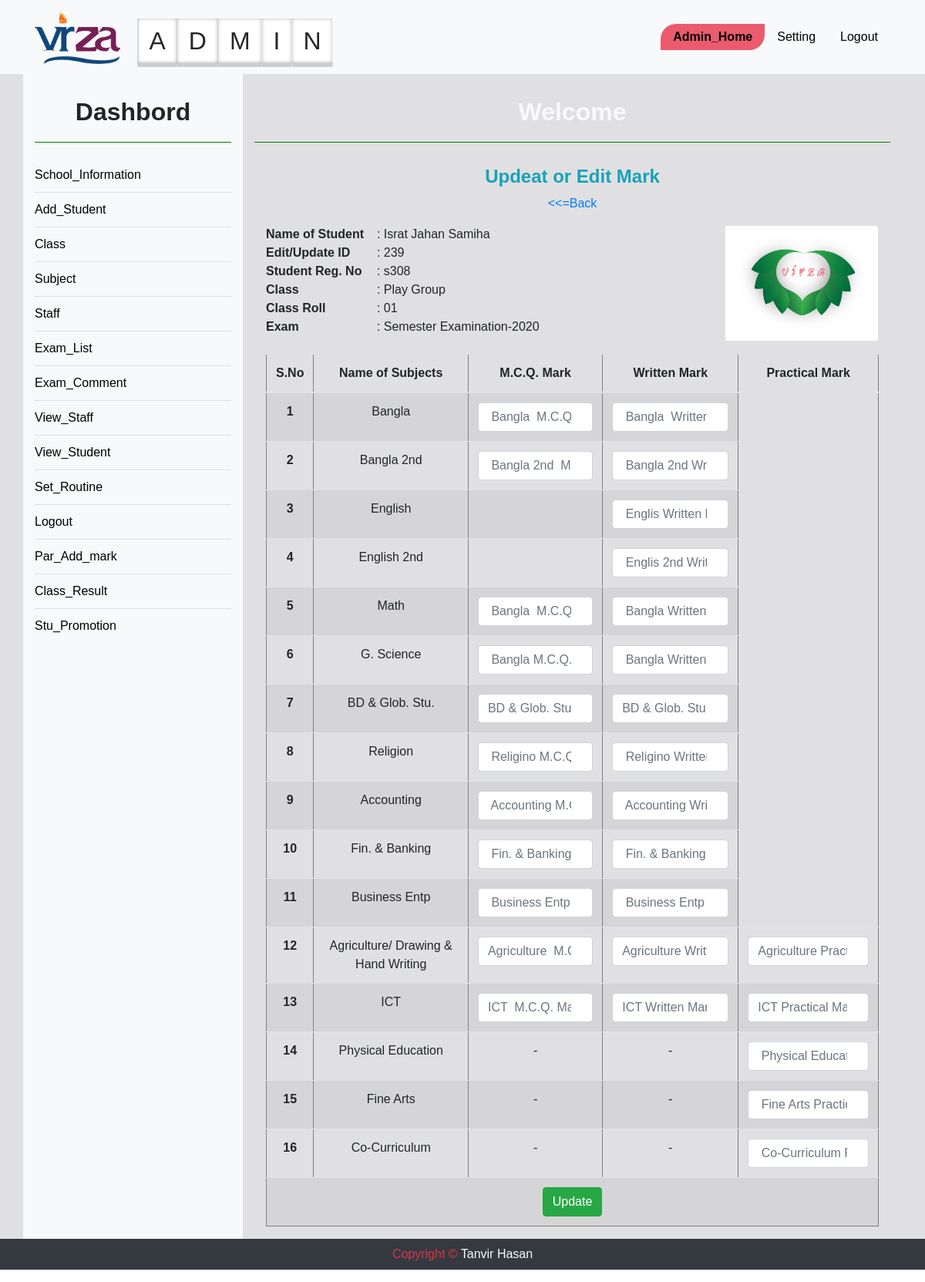
Page /admin_edit_semester_mark.php?editid=239 on the committed database.
### tables this page shows
CREATE TABLE `smark` (
  `SMID` int(11) NOT NULL,
  `REGNO` varchar(100) NOT NULL,
  `CRNO` varchar(500) NOT NULL,
  `NAME` varchar(100) NOT NULL,
  `IMG` varchar(500) NOT NULL,
  `TERM` varchar(100) NOT NULL,
  `CLASS` varchar(100) NOT NULL,
  `SEC` varchar(99) NOT NULL,
  `BTU` varchar(100) NOT NULL,
  `BAN` varchar(100) NOT NULL,
  `ETU` varchar(100) NOT NULL,
  `ENG` varchar(100) NOT NULL,
  `MTU` varchar(100) NOT NULL,
  `MAT` varchar(100) NOT NULL,
  `STU` varchar(100) NOT NULL,
  `SCI` varchar(100) NOT NULL,
  `SOTU` varchar(100) NOT NULL,
  `SOC` varchar(100) NOT NULL,
  `RTU` varchar(100) NOT NULL,
  `REL` varchar(100) NOT NULL,
  `ATU` varchar(100) NOT NULL,
  `AOB` varchar(100) NOT NULL,
  `AGR` varchar(100) NOT NULL,
  `ICT` varchar(100) NOT NULL,
  `BOB` varchar(100) NOT NULL,
  `BDTU` varchar(100) NOT NULL,
  `BD` varchar(100) NOT NULL,
  `BDBO` varchar(100) NOT NULL,
  `EDTU` varchar(100) NOT NULL,
  `ED` varchar(100) NOT NULL,
  `MOB` varchar(100) NOT NULL,
  `ROB` varchar(100) NOT NULL,
  `GOB` varchar(100) NOT NULL,
  `SOB` varchar(100) NOT NULL,
  `ACTU` varchar(100) NOT NULL,
  `ACC` varchar(100) NOT NULL,
  `ACOB` varchar(100) NOT NULL,
  `FTU` varchar(100) NOT NULL,
  `FIN` varchar(100) NOT NULL,
  `FOB` varchar(100) NOT NULL,
  `BUTU` varchar(100) NOT NULL,
  `BUS` varchar(100) NOT NULL,
  `BUOB` varchar(100) NOT NULL,
  `IOB` varchar(100) NOT NULL,
  `ICK` varchar(100) NOT NULL,
  `PHK` varchar(100) NOT NULL,
  `CAK` varchar(100) NOT NULL,
  `AGK` varchar(100) NOT NULL,
  `FIK` varchar(100) NOT NULL
);

### admin_edit_semester_mark.php (the view, shortened to what this page needs)
<?php
	include "database.php";
$editid = $_GET['editid'];
 ?>
<?php include "admin_header.php"; ?>
<div class="container_full  d_back " style ='margin-top: 0px;'>
	<div class="container text-center">
		<div class="row" id="vir">
	<?php include "sidebar.php"; ?>
			<div class="col-md-9">
				<h2 class="text-light">Welcome </h2>
				<div class="row">
					<div class="col-md-12 fix">
						<h4><b class="text-info">Updeat or Edit Mark</b></h4>
						<a href="view_class_result.php"> <<=Back </a>
						<div class="container">
							<?php
$query = "SELECT * FROM smark WHERE SMID= '$editid' ";
$edit = $db->query($query);
while ($result = $edit->fetch_assoc()) {
 ?>
 <div class="row ">
    <div class="col-sm-6 text-left">
 		<table class="mt-3" style="width:100%">
		    <tbody>
		      <tr>
		      	<th>Name of Student</th>
		        <td>: <?php echo $result['NAME'] ?></td>
		      </tr>
		      <tr class=''>
		      	<th>Edit/Update ID</th>
		        <td >: <?php echo $result['SMID'] ?></td>
		      </tr>
		      <tr>
		      	<th>Student Reg. No</th>
		        <td>: <?php echo $result['REGNO'] ?></td>
		      </tr>
		      <tr>
		      	<th>Class</th>
		        <td>: <?php echo $result['CLASS'] ?></td>
		      </tr>
		      <tr>
		      	<th>Class Roll</th>
		        <td>: <?php echo $result['CRNO'] ?></td>
		      </tr>
		      <tr>
		      	<th>Exam</th>
		        <td>: <?php echo $result['TERM'] ?></td>
		      </tr>
		     </tbody>
		 </table>
	</div>
    <div class="col-sm-6 text-right mt-3">
     <img src='<?php echo $result['IMG'] ?>' class="img-thumbnail" alt="Trulli" width="200" height="200" >
    </div>
</div>
							<table border="1px" class="mt-3 table table-striped">
								<thead>
								    <tr>
								      <th scope="col">S.No</th>
								      <th scope="col">Name of Subjects</th>
								      <th scope="col"> M.C.Q. Mark</th>
									  <th  colspan="">Written Mark</th>
									  <th  colspan="">Practical Mark</th>
								    </tr>
							  </thead>
							  <tbody>
							  	<form enctype='multipart/form-data' role='form' method='post' action=' '>
								    <tr>
								      <th scope="row">1</th>
								      <td>Bangla</td>
								      <td><input type="number" class="form-control" id="bob" placeholder=" Bangla  M.C.Q. Mark" name="bob" value="<?php echo $result['BOB'] ?>"></td>
								      <td><input type="number" class="form-control" id="b" placeholder=" Bangla  Written Mark" name="b" value="<?php echo $result['BAN'] ?>"></td>
								    </tr>
								    <tr>
								      <th scope="row">2</th>
								      <td>Bangla 2nd</td>
								      <td><input type="number" class="form-control" id="bdob" placeholder=" Bangla 2nd  M.C.Q. Mark" name="bdob" value="<?php echo $result['BDBO'] ?>"></td>
								      <td><input type="number" class="form-control" id="bd" placeholder=" Bangla 2nd Written Mark" name="bd" value="<?php echo $result['BD'] ?>"></td>
								    </tr>
								    <tr>
								      <th scope="row">3</th>
								      <td>English</td>
								      <td></td>
								      <td><input type="number" class="form-control" id="e" placeholder=" Englis Written Mark" name="e" value="<?php echo $result['ENG'] ?>"></td>
								    </tr>
								    <tr>
								      <th scope="row">4</th>
								      <td>English 2nd</td>
								      <td></td>
								      <td><input type="number" class="form-control" id="ed" placeholder=" Englis 2nd Written Mark" name="ed" value="<?php echo $result['ED'] ?>"></td>
								    </tr>
								    <tr>
								      <th scope="row">5</th>
								      <td>Math</td>
								      <td><input type="number" class="form-control" id="mob" placeholder=" Bangla  M.C.Q. Mark" name="mob" value="<?php echo $result['MOB'] ?>"></td>
								      <td><input type="number" class="form-control" id="m" placeholder=" Bangla Written Mark" name="m" value="<?php echo $result['MAT'] ?>"></td>
								    </tr>
								    <tr>
								      <th scope="row">6</th>
								      <td>G. Science</td>
								      <td><input type="number" class="form-control" id="gob" placeholder=" Bangla M.C.Q. Mark" name="gob" value="<?php echo $result['GOB'] ?>"></td>
								      <td><input type="number" class="form-control" id="s" placeholder=" Bangla Written Mark" name="s" value="<?php echo $result['SCI'] ?>"></td>
								    </tr>
								    <tr>
								      <th scope="row">7</th>
								      <td>BD & Glob. Stu.</td>
								      <td><input type="number" class="form-control" id="sob" placeholder="BD & Glob. Stu. M.C.Q. Mark" name="sob" value="<?php echo $result['SOB'] ?>"></td>
								      <td><input type="number" class="form-control" id="so" placeholder="BD & Glob. Stu. Written Mark" name="so" value="<?php echo $result['SOC'] ?>"></td>
								    </tr>
								    <tr>
								      <th scope="row">8</th>
								      <td>Religion</td>
								      <td><input type="number" class="form-control" id="rob" placeholder=" Religino M.C.Q. Mark" name="rob" value="<?php echo $result['ROB'] ?>"></td>
								      <td><input type="number" class="form-control" id="r" placeholder=" Religino Written Mark" name="r" value="<?php echo $result['REL'] ?>"></td>
									</tr>
								    <tr>
								      <th scope="row">9</th>
								      <td>Accounting</td>
								      <td><input type="number" class="form-control" id="acob" placeholder=" Accounting M.C.Q. Mark" name="acob" value="<?php echo $result['ACOB'] ?>"></td>
								      <td><input type="number" class="form-control" id="acc" placeholder=" Accounting Written Mark" name="acc" value="<?php echo $result['ACC'] ?>"></td>
								    </tr>
								    <tr>
								      <th scope="row">10</th>
								      <td>Fin. & Banking</td>
								      <td><input type="number" class="form-control" id="fob" placeholder=" Fin. & Banking M.C.Q. Mark" name="fob" value="<?php echo $result['FOB'] ?>"></td>
								      <td><input type="number" class="form-control" id="fin" placeholder=" Fin. & Banking Written Mark" name="fin" value="<?php echo $result['FIN'] ?>"></td>
									</tr>
								    <tr>
								      <th scope="row">11</th>
								      <td>Business Entp</td>
								      <td><input type="number" class="form-control" id="buob" placeholder=" Business Entp M.C.Q. Mark" name="buob" value="<?php echo $result['BUOB'] ?>"></td>
								      <td><input type="number" class="form-control" id="bus" placeholder=" Business Entp Written Mark" name="bus" value="<?php echo $result['BUS'] ?>"></td>
								    </tr>
								    <tr>
								      <th scope="row">12</th>
								      <td>Agriculture/ Drawing & Hand Writing</td>
								      <td><input type="number" class="form-control" id="aob" placeholder="Agriculture  M.C.Q. Mark" name="aob" value="<?php echo $result['AOB'] ?>"></td>
								      <td><input type="number" class="form-control" id="a" placeholder="Agriculture Written Mark" name="a" value="<?php echo $result['AGR'] ?>"></td>
								      <td><input type="number" class="form-control" id="agk" placeholder="Agriculture Practical Mark" name="agk" value="<?php echo $result['AGK'] ?>"></td>
								    </tr>
								    <tr>
								      <th scope="row">13</th>
								      <td>ICT</td>
								      <td><input type="number" class="form-control" id="iob" placeholder="ICT  M.C.Q. Mark" name="iob" value="<?php echo $result['IOB'] ?>"></td>
								      <td><input type="number" class="form-control" id="ict" placeholder="ICT Written Mark" name="ict" value="<?php echo $result['ICT'] ?>"></td>
								      <td><input type="number" class="form-control" id="ick" placeholder="ICT Practical Mark" name="ick" value="<?php echo $result['ICK'] ?>"></td>
								    </tr>
									 <tr>
								      <th scope="row">14</th>
								      <td>Physical Education</td>
								      <td>-</td>
								      <td>-</td>
								      <td><input type="number" class="form-control" id="phk" placeholder=" Physical Education Practical Mark" name="phk" value="<?php echo $result['PHK'] ?>"></td>
									</tr>
									 <tr>
								      <th scope="row">15</th>
								      <td>Fine Arts</td>
								      <td>-</td>
								      <td>-</td>
								      <td><input type="number" class="form-control" id="fik" placeholder=" Fine Arts Practical Mark" name="fik" value="<?php echo $result['FIK'] ?>"></td>
									</tr>
									 <tr>
								      <th scope="row">16</th>
								      <td>Co-Curriculum</td>
								      <td>-</td>
								      <td>-</td>
								      <td><input type="number" class="form-control" id="cak" placeholder=" Co-Curriculum Practical Mark" name="cak" value="<?php echo $result['CAK'] ?>"></td>
									</tr>
								    <tr>
								      <td colspan="6">
									  <input type="submit" class="from-control btn btn-success" id="" name="submit" value="Update">
                          			  </td>
                       			    </tr>
								</form>
							  </tbody>
							</table>
 <?php } ?>
						</div>
					</div>
				</div>
			</div>
		</div>
	</div>
</div>
<?php include "footer.php"; ?>

### style.css (style rules this page uses)
* { margin:0;padding:0; }
body { font-family: 'Source Sans Pro', sans-serif; -webkit-transition: all 0.5s ease; transition: all 0.5s ease; font-family:sans-serif; text-align: center; position: relative; }
a { text-decoration:none; }
.fix { overflow:hidden; }
.container_full { width:100%; }
.container { display:block; }
#vir h2 { font-weight: bold; padding-bottom:20px; margin:30px auto; border-bottom: 1px solid green; }
.d_back { background:#e0e0e3; }

### rows in the picture
smark: NAME "Israt Jahan Samiha", SMID "239", REGNO "s308", CLASS "Play Group", CRNO "01", TERM "Semester Examination-2020", IMG (picture)
